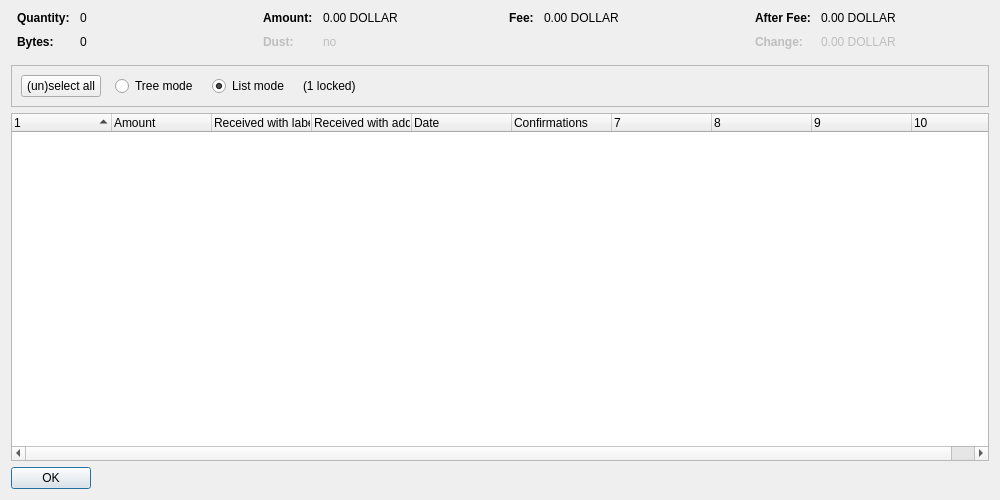
<?xml version="1.0" encoding="UTF-8"?>
<ui version="4.0">
 <class>CoinControlDialog</class>
 <widget class="QDialog" name="CoinControlDialog">
  <property name="geometry">
   <rect>
    <x>0</x>
    <y>0</y>
    <width>1000</width>
    <height>500</height>
   </rect>
  </property>
  <property name="windowTitle">
   <string>Coin Selection</string>
  </property>
  <layout class="QVBoxLayout" name="verticalLayout">
   <item>
    <layout class="QHBoxLayout" name="horizontalLayoutTop" stretch="0,0,0,0">
     <property name="topMargin">
      <number>0</number>
     </property>
     <property name="bottomMargin">
      <number>10</number>
     </property>
     <item>
      <layout class="QFormLayout" name="formLayoutCoinControl1">
       <property name="horizontalSpacing">
        <number>10</number>
       </property>
       <property name="verticalSpacing">
        <number>10</number>
       </property>
       <property name="leftMargin">
        <number>6</number>
       </property>
       <property name="rightMargin">
        <number>6</number>
       </property>
       <item row="0" column="0">
        <widget class="QLabel" name="labelCoinControlQuantityText">
         <property name="font">
          <font>
           <weight>75</weight>
           <bold>true</bold>
          </font>
         </property>
         <property name="text">
          <string>Quantity:</string>
         </property>
        </widget>
       </item>
       <item row="0" column="1">
        <widget class="QLabel" name="labelCoinControlQuantity">
         <property name="cursor">
          <cursorShape>IBeamCursor</cursorShape>
         </property>
         <property name="contextMenuPolicy">
          <enum>Qt::ActionsContextMenu</enum>
         </property>
         <property name="text">
          <string notr="true">0</string>
         </property>
         <property name="textInteractionFlags">
          <set>Qt::LinksAccessibleByMouse|Qt::TextSelectableByKeyboard|Qt::TextSelectableByMouse</set>
         </property>
        </widget>
       </item>
       <item row="1" column="0">
        <widget class="QLabel" name="labelCoinControlBytesText">
         <property name="font">
          <font>
           <weight>75</weight>
           <bold>true</bold>
          </font>
         </property>
         <property name="text">
          <string>Bytes:</string>
         </property>
        </widget>
       </item>
       <item row="1" column="1">
        <widget class="QLabel" name="labelCoinControlBytes">
         <property name="cursor">
          <cursorShape>IBeamCursor</cursorShape>
         </property>
         <property name="contextMenuPolicy">
          <enum>Qt::ActionsContextMenu</enum>
         </property>
         <property name="text">
          <string notr="true">0</string>
         </property>
         <property name="textInteractionFlags">
          <set>Qt::LinksAccessibleByMouse|Qt::TextSelectableByKeyboard|Qt::TextSelectableByMouse</set>
         </property>
        </widget>
       </item>
      </layout>
     </item>
     <item>
      <layout class="QFormLayout" name="formLayoutCoinControl2">
       <property name="horizontalSpacing">
        <number>10</number>
       </property>
       <property name="verticalSpacing">
        <number>10</number>
       </property>
       <property name="leftMargin">
        <number>6</number>
       </property>
       <property name="rightMargin">
        <number>6</number>
       </property>
       <item row="0" column="0">
        <widget class="QLabel" name="labelCoinControlAmountText">
         <property name="font">
          <font>
           <weight>75</weight>
           <bold>true</bold>
          </font>
         </property>
         <property name="text">
          <string>Amount:</string>
         </property>
        </widget>
       </item>
       <item row="0" column="1">
        <widget class="QLabel" name="labelCoinControlAmount">
         <property name="cursor">
          <cursorShape>IBeamCursor</cursorShape>
         </property>
         <property name="contextMenuPolicy">
          <enum>Qt::ActionsContextMenu</enum>
         </property>
         <property name="text">
          <string notr="true">0.00 DOLLAR</string>
         </property>
         <property name="textInteractionFlags">
          <set>Qt::LinksAccessibleByMouse|Qt::TextSelectableByKeyboard|Qt::TextSelectableByMouse</set>
         </property>
        </widget>
       </item>
       <item row="1" column="0">
        <widget class="QLabel" name="labelCoinControlLowOutputText">
         <property name="enabled">
          <bool>false</bool>
         </property>
         <property name="font">
          <font>
           <weight>75</weight>
           <bold>true</bold>
          </font>
         </property>
         <property name="text">
          <string>Dust:</string>
         </property>
        </widget>
       </item>
       <item row="1" column="1">
        <widget class="QLabel" name="labelCoinControlLowOutput">
         <property name="enabled">
          <bool>false</bool>
         </property>
         <property name="cursor">
          <cursorShape>IBeamCursor</cursorShape>
         </property>
         <property name="contextMenuPolicy">
          <enum>Qt::ActionsContextMenu</enum>
         </property>
         <property name="text">
          <string notr="true">no</string>
         </property>
         <property name="textInteractionFlags">
          <set>Qt::LinksAccessibleByMouse|Qt::TextSelectableByKeyboard|Qt::TextSelectableByMouse</set>
         </property>
        </widget>
       </item>
      </layout>
     </item>
     <item>
      <layout class="QFormLayout" name="formLayoutCoinControl3">
       <property name="horizontalSpacing">
        <number>10</number>
       </property>
       <property name="verticalSpacing">
        <number>10</number>
       </property>
       <property name="leftMargin">
        <number>6</number>
       </property>
       <property name="rightMargin">
        <number>6</number>
       </property>
       <item row="0" column="0">
        <widget class="QLabel" name="labelCoinControlFeeText">
         <property name="font">
          <font>
           <weight>75</weight>
           <bold>true</bold>
          </font>
         </property>
         <property name="text">
          <string>Fee:</string>
         </property>
        </widget>
       </item>
       <item row="0" column="1">
        <widget class="QLabel" name="labelCoinControlFee">
         <property name="cursor">
          <cursorShape>IBeamCursor</cursorShape>
         </property>
         <property name="contextMenuPolicy">
          <enum>Qt::ActionsContextMenu</enum>
         </property>
         <property name="text">
          <string notr="true">0.00 DOLLAR</string>
         </property>
         <property name="textInteractionFlags">
          <set>Qt::LinksAccessibleByMouse|Qt::TextSelectableByKeyboard|Qt::TextSelectableByMouse</set>
         </property>
        </widget>
       </item>
      </layout>
     </item>
     <item>
      <layout class="QFormLayout" name="formLayoutCoinControl4">
       <property name="horizontalSpacing">
        <number>10</number>
       </property>
       <property name="verticalSpacing">
        <number>10</number>
       </property>
       <property name="leftMargin">
        <number>6</number>
       </property>
       <property name="rightMargin">
        <number>6</number>
       </property>
       <item row="0" column="0">
        <widget class="QLabel" name="labelCoinControlAfterFeeText">
         <property name="font">
          <font>
           <weight>75</weight>
           <bold>true</bold>
          </font>
         </property>
         <property name="text">
          <string>After Fee:</string>
         </property>
        </widget>
       </item>
       <item row="0" column="1">
        <widget class="QLabel" name="labelCoinControlAfterFee">
         <property name="cursor">
          <cursorShape>IBeamCursor</cursorShape>
         </property>
         <property name="contextMenuPolicy">
          <enum>Qt::ActionsContextMenu</enum>
         </property>
         <property name="text">
          <string notr="true">0.00 DOLLAR</string>
         </property>
         <property name="textInteractionFlags">
          <set>Qt::LinksAccessibleByMouse|Qt::TextSelectableByKeyboard|Qt::TextSelectableByMouse</set>
         </property>
        </widget>
       </item>
       <item row="1" column="0">
        <widget class="QLabel" name="labelCoinControlChangeText">
         <property name="enabled">
          <bool>false</bool>
         </property>
         <property name="font">
          <font>
           <weight>75</weight>
           <bold>true</bold>
          </font>
         </property>
         <property name="text">
          <string>Change:</string>
         </property>
        </widget>
       </item>
       <item row="1" column="1">
        <widget class="QLabel" name="labelCoinControlChange">
         <property name="enabled">
          <bool>false</bool>
         </property>
         <property name="cursor">
          <cursorShape>IBeamCursor</cursorShape>
         </property>
         <property name="contextMenuPolicy">
          <enum>Qt::ActionsContextMenu</enum>
         </property>
         <property name="text">
          <string notr="true">0.00 DOLLAR</string>
         </property>
         <property name="textInteractionFlags">
          <set>Qt::LinksAccessibleByMouse|Qt::TextSelectableByKeyboard|Qt::TextSelectableByMouse</set>
         </property>
        </widget>
       </item>
      </layout>
     </item>
    </layout>
   </item>
   <item>
    <widget class="QFrame" name="frame">
     <property name="minimumSize">
      <size>
       <width>0</width>
       <height>40</height>
      </size>
     </property>
     <property name="frameShape">
      <enum>QFrame::StyledPanel</enum>
     </property>
     <property name="frameShadow">
      <enum>QFrame::Sunken</enum>
     </property>
     <layout class="QHBoxLayout" name="horizontalLayout">
      <item>
       <layout class="QHBoxLayout" name="horizontalLayoutPanel" stretch="0,0,0,0,0">
        <property name="spacing">
         <number>14</number>
        </property>
        <item>
         <widget class="QPushButton" name="pushButtonSelectAll">
          <property name="sizePolicy">
           <sizepolicy hsizetype="Maximum" vsizetype="Fixed">
            <horstretch>0</horstretch>
            <verstretch>0</verstretch>
           </sizepolicy>
          </property>
          <property name="text">
           <string>(un)select all</string>
          </property>
          <property name="autoDefault">
           <bool>false</bool>
          </property>
         </widget>
        </item>
        <item>
         <widget class="QRadioButton" name="radioTreeMode">
          <property name="sizePolicy">
           <sizepolicy hsizetype="Maximum" vsizetype="Fixed">
            <horstretch>0</horstretch>
            <verstretch>0</verstretch>
           </sizepolicy>
          </property>
          <property name="text">
           <string>Tree mode</string>
          </property>
         </widget>
        </item>
        <item>
         <widget class="QRadioButton" name="radioListMode">
          <property name="sizePolicy">
           <sizepolicy hsizetype="Maximum" vsizetype="Fixed">
            <horstretch>0</horstretch>
            <verstretch>0</verstretch>
           </sizepolicy>
          </property>
          <property name="text">
           <string>List mode</string>
          </property>
          <property name="checked">
           <bool>true</bool>
          </property>
         </widget>
        </item>
        <item>
         <widget class="QLabel" name="labelLocked">
          <property name="text">
           <string notr="true">(1 locked)</string>
          </property>
         </widget>
        </item>
        <item>
         <spacer name="horizontalSpacer">
          <property name="orientation">
           <enum>Qt::Horizontal</enum>
          </property>
          <property name="sizeHint" stdset="0">
           <size>
            <width>40</width>
            <height>20</height>
           </size>
          </property>
         </spacer>
        </item>
       </layout>
      </item>
     </layout>
    </widget>
   </item>
   <item>
    <widget class="CoinControlTreeWidget" name="treeWidget">
     <property name="contextMenuPolicy">
      <enum>Qt::CustomContextMenu</enum>
     </property>
     <property name="sortingEnabled">
      <bool>false</bool>
     </property>
     <property name="columnCount">
      <number>10</number>
     </property>
     <attribute name="headerShowSortIndicator" stdset="0">
      <bool>true</bool>
     </attribute>
     <attribute name="headerStretchLastSection">
      <bool>false</bool>
     </attribute>
     <column>
      <property name="text">
       <string/>
      </property>
     </column>
     <column>
      <property name="text">
       <string>Amount</string>
      </property>
     </column>
     <column>
      <property name="text">
       <string>Received with label</string>
      </property>
     </column>
     <column>
      <property name="text">
       <string>Received with address</string>
      </property>
     </column>
     <column>
      <property name="text">
       <string>Date</string>
      </property>
     </column>
     <column>
      <property name="text">
       <string>Confirmations</string>
      </property>
      <property name="toolTip">
       <string>Confirmed</string>
      </property>
     </column>
     <column>
      <property name="text">
       <string/>
      </property>
     </column>
     <column>
      <property name="text">
       <string/>
      </property>
     </column>
     <column>
      <property name="text">
       <string/>
      </property>
     </column>
     <column>
      <property name="text">
       <string/>
      </property>
     </column>
    </widget>
   </item>
   <item>
    <widget class="QDialogButtonBox" name="buttonBox">
     <property name="sizePolicy">
      <sizepolicy hsizetype="Maximum" vsizetype="Fixed">
       <horstretch>0</horstretch>
       <verstretch>0</verstretch>
      </sizepolicy>
     </property>
     <property name="orientation">
      <enum>Qt::Horizontal</enum>
     </property>
     <property name="standardButtons">
      <set>QDialogButtonBox::Ok</set>
     </property>
    </widget>
   </item>
  </layout>
 </widget>
 <customwidgets>
  <customwidget>
   <class>CoinControlTreeWidget</class>
   <extends>QTreeWidget</extends>
   <header>qt/coincontroltreewidget.h</header>
  </customwidget>
 </customwidgets>
 <resources/>
 <connections/>
</ui>
